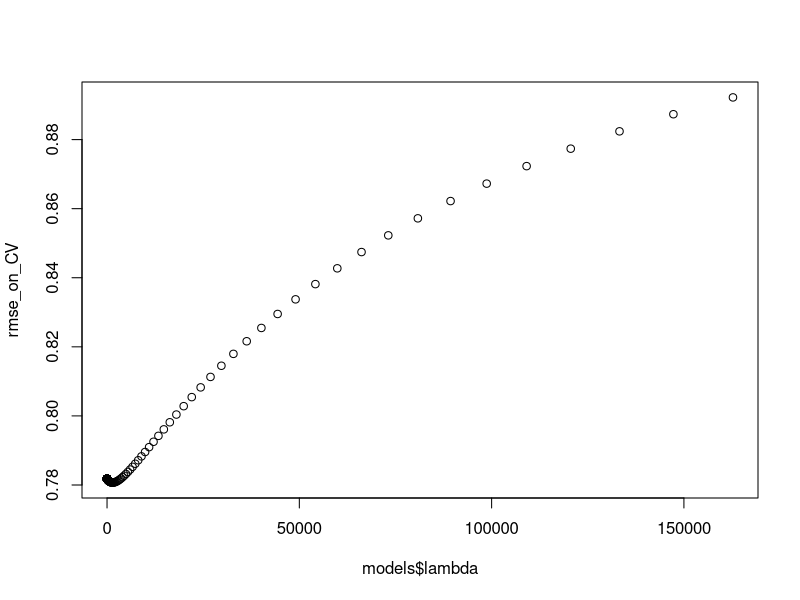
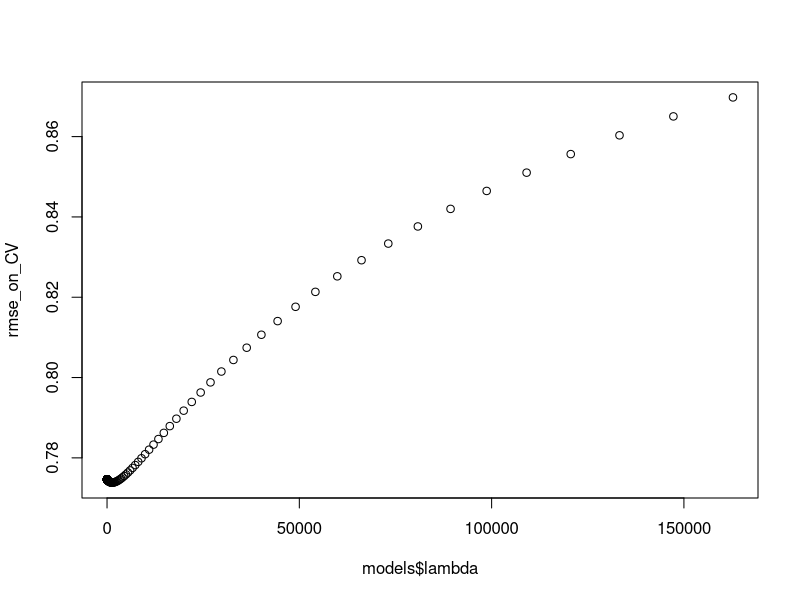
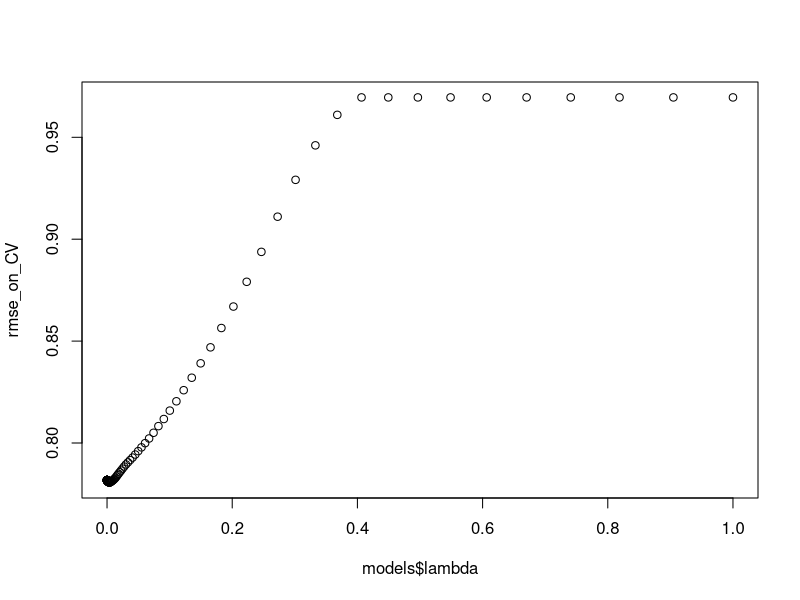
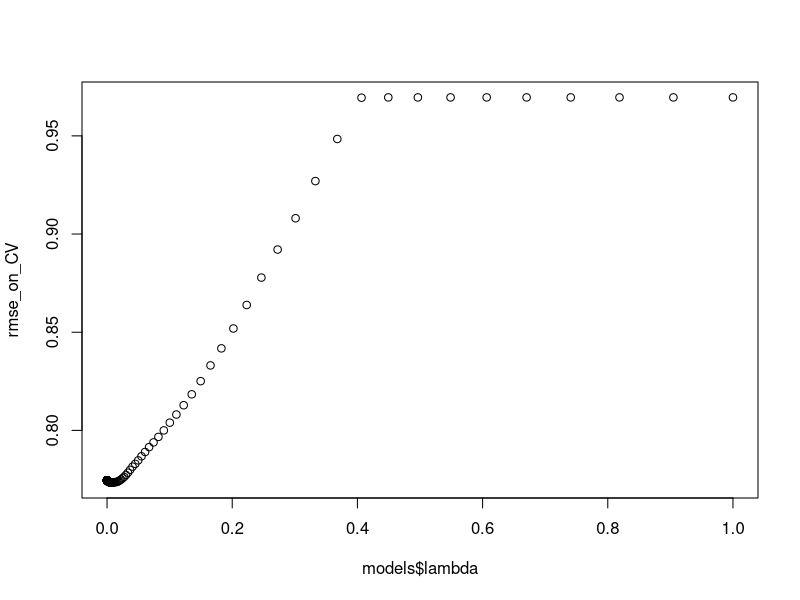
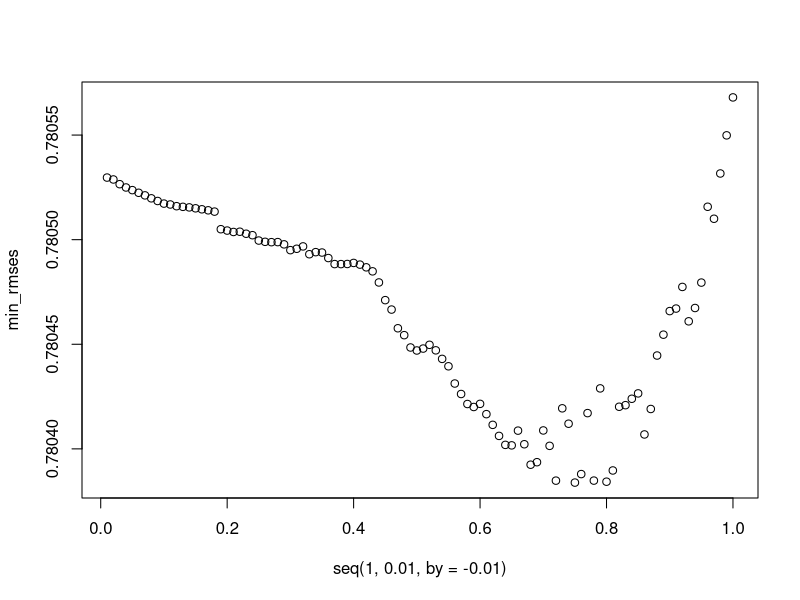
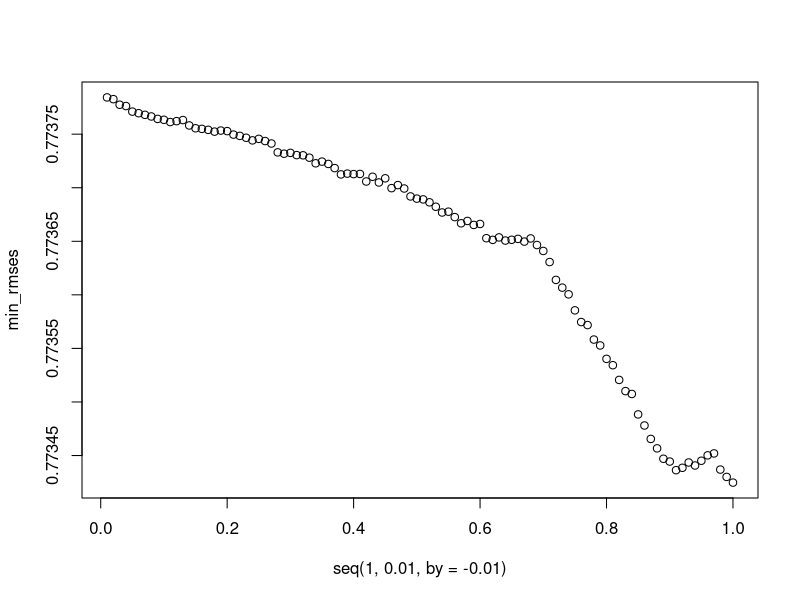
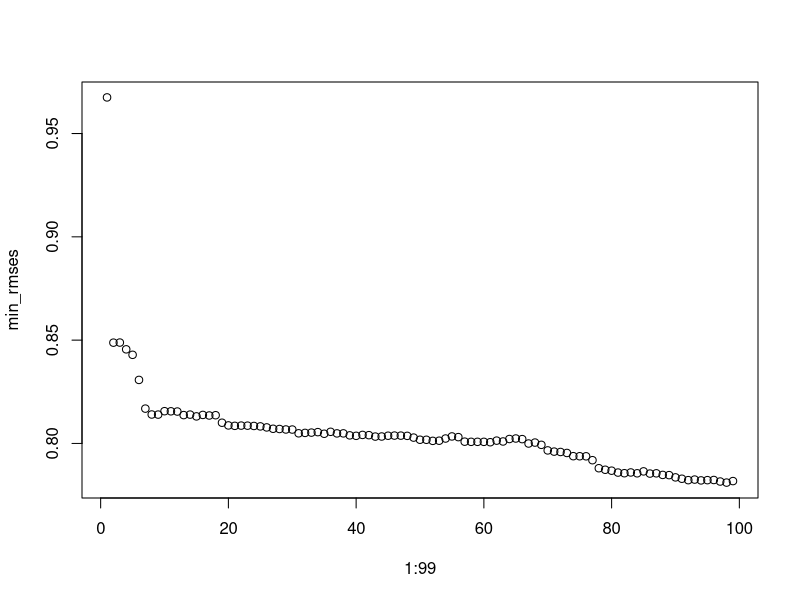
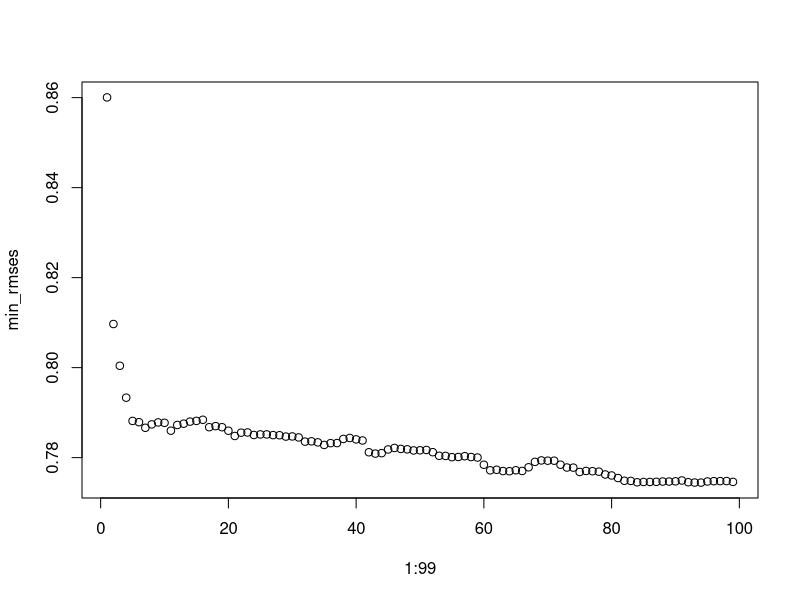

These charts were generated, in order, by the following R code: (Note: this script raises an error after producing the figures.)
## ---- chunk 1
knitr::opts_chunk$set(echo = TRUE)
## ---- chunk 2
tr <- read.table("./data/train_ratings_all.dat", header = F, sep = "\t")
tr_pr <- read.csv("./data/Train_Features_Processed.csv")[, 2:100]
tr_y <- read.table("./data/train_y_rating.dat", header = F, sep = "\t")
movie_info <- read.table("./data/movie_titles.txt", header = F, sep = ',')
## ---- chunk 3
colnames(movie_info) <- c("Release Years", "Names", "Genres")
colnames(tr) <- movie_info$Names
colnames(tr_pr) <- movie_info$Names
colnames(tr_y) <- c('y')
## ---- chunk 4
tr_pca <- prcomp(tr,retx = T, center = T, scale = F)$x
tr_pr_pca <- prcomp(tr_pr,retx = T, center = T, scale = F)$x
## ---- chunk 5
CV_subset <- sample(10000, 1500)

CV_y <- tr_y[CV_subset, ]
tr_y <- tr_y[-CV_subset, ]

CV <- tr[CV_subset, ]
tr <- tr[-CV_subset, ]

CV_pr <- tr_pr[CV_subset, ]
tr_pr <- tr_pr[-CV_subset, ]

CV_pca <- tr_pca[CV_subset, ]
tr_pca <- tr_pca[-CV_subset, ]

CV_pr_pca <- tr_pr_pca[CV_subset, ]
tr_pr_pca <- tr_pr_pca[-CV_subset, ]
## ---- chunk 6
rmse <- function(true_labels, pred_labels){
  return (sqrt(mean((true_labels-pred_labels)^2)))
}
## ---- chunk 7
lin_model <- lm(y~., data=data.frame(tr, y=tr_y))
baseline <- rmse(CV_y, predict(lin_model, newdata = data.frame(CV)))
baseline
## ---- chunk 8
lin_model <- lm(y~., data=data.frame(tr_pr, y=tr_y))
score <- rmse(CV_y, predict(lin_model, newdata = data.frame(CV_pr)))
(baseline / score - 1) * 100
diff <- c(baseline, score)
names(diff) <- c("baseline", "score")
diff
## ---- chunk 9
lin_model <- lm(y~., data=data.frame(tr, y=tr_y))
score <- rmse(CV_y, pmax(pmin(predict(lin_model, newdata = data.frame(CV)), 5), 1))
(baseline / score - 1) * 100
diff[2] <- score
diff
## ---- chunk 10
lin_model <- lm(y~., data=data.frame(tr_pr, y=tr_y))
score <- rmse(CV_y, pmax(pmin(predict(lin_model, newdata = data.frame(CV_pr)), 5), 1))
(baseline / score - 1) * 100
diff[2] <- score
diff
## ---- chunk 11
library(MASS)
lambdas <- exp(seq(-15, 12, by = 0.1))
models <- lm.ridge(y~., data = data.frame(tr, y=tr_y), lambda = lambdas)
preds_on_CV <- pmin(pmax(as.matrix(CV) %*% t(coef(models)[, -1]) + rep(1, length(CV_y)) %o% coef(models)[, 1], 1), 5)
rmse_on_CV <- apply(preds_on_CV, 2, rmse, true_labels = CV_y)
plot(models$lambda, rmse_on_CV)
score <- min(rmse_on_CV)
(baseline / score - 1) * 100
diff[2] <- score
diff
## ---- chunk 12
models <- lm.ridge(y~., data = data.frame(tr_pr, y=tr_y), lambda = lambdas)
preds_on_CV <- pmin(pmax(as.matrix(CV_pr) %*% t(coef(models)[, -1]) + rep(1, length(CV_y)) %o% coef(models)[, 1], 1), 5)
rmse_on_CV <- apply(preds_on_CV, 2, rmse, true_labels = CV_y)
plot(models$lambda, rmse_on_CV)
score <- min(rmse_on_CV)
(baseline / score - 1) * 100
diff[2] <- score
diff
## ---- chunk 13
library(glmnet)
lambdas <- exp(seq(-15, 0, by = 0.1))
models <- glmnet(tr, tr_y, lambda = lambdas,
                 family = "gaussian",
                 intercept = T, alpha = 1)
preds_on_CV <- pmin(pmax(predict(models, newx = as.matrix(CV)), 1), 5)
rmse_on_CV <- apply(preds_on_CV, 2, rmse, true_labels = CV_y)
plot(models$lambda, rmse_on_CV)
score <- min(rmse_on_CV)
(baseline / score - 1) * 100
diff[2] <- score
diff
## ---- chunk 14
models <- glmnet(tr_pr, tr_y, lambda = lambdas,
                 family = "gaussian",
                 intercept = T, alpha = 1)
preds_on_CV <- pmin(pmax(predict(models, newx = as.matrix(CV_pr)), 1), 5)
rmse_on_CV <- apply(preds_on_CV, 2, rmse, true_labels = CV_y)
plot(models$lambda, rmse_on_CV)
score <- min(rmse_on_CV)
(baseline / score - 1) * 100
diff[2] <- score
diff
## ---- chunk 15
min_rmses <- rep(0, 100)
for (a in 1:100) {
  lambdas <- exp(seq(-15, 0, by = 0.1))
  models <- glmnet(tr, tr_y, lambda = lambdas,
                   family = "gaussian",
                   intercept = T, alpha = (1/a))
  preds_on_CV <- pmin(pmax(predict(models, newx = as.matrix(CV)), 1), 5)
  rmse_on_CV <- apply(preds_on_CV, 2, rmse, true_labels = CV_y)
  min_rmses[a] <- min(rmse_on_CV)
}
plot(seq(1, 0.01, by=-0.01), min_rmses)
score <- min(min_rmses)
(baseline / score - 1) * 100
diff[2] <- score
diff
## ---- chunk 16
min_rmses <- rep(0, 100)
for (a in 1:100) {
  lambdas <- exp(seq(-15, 0, by = 0.1))
  models <- glmnet(tr_pr, tr_y, lambda = lambdas,
                   family = "gaussian",
                   intercept = T, alpha = (1/a))
  preds_on_CV <- pmin(pmax(predict(models, newx = as.matrix(CV_pr)), 1), 5)
  rmse_on_CV <- apply(preds_on_CV, 2, rmse, true_labels = CV_y)
  min_rmses[a] <- min(rmse_on_CV)
}
plot(seq(1, 0.01, by=-0.01), min_rmses)
score <- min(min_rmses)
(baseline / score - 1) * 100
diff[2] <- score
diff
## ---- chunk 17
min_rmses <- rep(1, 99)
for (i in 1:99){
  lin_model <- lm(y~., data=data.frame(X=tr_pca[, 1:i], y=tr_y))
  min_rmses[i] <- rmse(CV_y, pmax(pmin(predict(lin_model, newdata = data.frame(X=CV_pca[, 1:i])), 5), 1))
}
plot(1:99, min_rmses)
score <- min(min_rmses)
(baseline/score - 1) * 100
diff <- c(baseline, score)
names(diff) <- c("baseline", "score")
diff
## ---- chunk 18
min_rmses <- rep(1, 99)
for (i in 1:99){
  lin_model <- lm(y~., data=data.frame(X=tr_pr_pca[, 1:i], y=tr_y))
  min_rmses[i] <- rmse(CV_y, pmax(pmin(predict(lin_model, newdata = data.frame(X=CV_pr_pca[, 1:i])), 5), 1))
}
plot(1:99, min_rmses)
score <- min(min_rmses)
(baseline/score - 1) * 100
diff <- c(baseline, score)
names(diff) <- c("baseline", "score")
diff
## ---- chunk 19
lambdas <- exp(seq(-15, 12, by = 0.1))
models <- lm.ridge(y~., data = data.frame(tr_pca, y=tr_y), lambda = lambdas)
preds_on_CV <- pmin(pmax(as.matrix(CV_pca) %*% t(coef(models)[, -1]) + rep(1, length(CV_y)) %o% coef(models)[, 1], 1), 5)
rmse_on_CV <- apply(preds_on_CV, 2, rmse, true_labels = CV_y)
plot(models$lambda, rmse_on_CV)
score <- min(rmse_on_CV)
(baseline / score - 1) * 100
diff[2] <- score
diff
## ---- chunk 20
models <- lm.ridge(y~., data = data.frame(tr_pr_pca, y=tr_y), lambda = lambdas)
preds_on_CV <- pmin(pmax(as.matrix(CV_pr_pca) %*% t(coef(models)[, -1]) + rep(1, length(CV_y)) %o% coef(models)[, 1], 1), 5)
rmse_on_CV <- apply(preds_on_CV, 2, rmse, true_labels = CV_y)
plot(models$lambda, rmse_on_CV)
score <- min(rmse_on_CV)
(baseline / score - 1) * 100
diff[2] <- score
diff
## ---- chunk 21
lambdas <- exp(seq(-15, 0, by = 0.1))
models <- glmnet(tr_pca, tr_y, lambda = lambdas,
                 family = "gaussian",
                 intercept = T, alpha = 1)
preds_on_CV <- pmin(pmax(predict(models, newx = as.matrix(CV_pca)), 1), 5)
rmse_on_CV <- apply(preds_on_CV, 2, rmse, true_labels = CV_y)
plot(models$lambda, rmse_on_CV)
score <- min(rmse_on_CV)
(baseline / score - 1) * 100
diff[2] <- score
diff
## ---- chunk 22
models <- glmnet(tr_pr_pca, tr_y, lambda = lambdas,
                 family = "gaussian",
                 intercept = T, alpha = 1)
preds_on_CV <- pmin(pmax(predict(models, newx = as.matrix(CV_pr_pca)), 1), 5)
rmse_on_CV <- apply(preds_on_CV, 2, rmse, true_labels = CV_y)
plot(models$lambda, rmse_on_CV)
score <- min(rmse_on_CV)
(baseline / score - 1) * 100
diff[2] <- score
diff
## ---- chunk 23
min_rmses <- rep(0, 100)
for (a in 1:100) {
  lambdas <- exp(seq(-15, 0, by = 0.1))
  models <- glmnet(tr_pca, tr_y, lambda = lambdas,
                   family = "gaussian",
                   intercept = T, alpha = (1/a))
  preds_on_CV <- pmin(pmax(predict(models, newx = as.matrix(CV_pca)), 1), 5)
  rmse_on_CV <- apply(preds_on_CV, 2, rmse, true_labels = CV_y)
  min_rmses[a] <- min(rmse_on_CV)
}
plot(seq(1, 0.01, by=-0.01), min_rmses)
score <- min(min_rmses)
(baseline / score - 1) * 100
diff[2] <- score
diff
## ---- chunk 24
min_rmses <- rep(0, 100)
for (a in 1:100) {
  lambdas <- exp(seq(-15, 0, by = 0.1))
  models <- glmnet(tr_pr_pca, tr_y, lambda = lambdas,
                   family = "gaussian",
                   intercept = T, alpha = (1/a))
  preds_on_CV <- pmin(pmax(predict(models, newx = as.matrix(CV_pr_pca)), 1), 5)
  rmse_on_CV <- apply(preds_on_CV, 2, rmse, true_labels = CV_y)
  min_rmses[a] <- min(rmse_on_CV)
}
plot(seq(1, 0.01, by=-0.01), min_rmses)
score <- min(min_rmses)
(baseline / score - 1) * 100
diff[2] <- score
diff
## ---- chunk 25
train_features <- rbind(tr_pr_pca, CV_pr_pca)
train_labels <- c(tr_y, CV_y)
test_features <- prcomp(read.csv("./data/Test_Features_Processed.csv")[, 2:100], 
       retx = T, center = T, scale = F)$x
## ---- chunk 26
min_rmse <- 1
min_index <- 0
for (i in 1:99){
  lin_model <- lm(y~., data=data.frame(X=tr_pr_pca[, 1:i], y=tr_y))
  curr_mse <- rmse(CV_y, pmax(pmin(predict(lin_model, newdata = data.frame(X=CV_pr_pca[, 1:i])), 5), 1))
  if (curr_mse <= min_rmse){
    min_rmse <- curr_mse
    min_index = i
  }
}
lin_model <- lm(y~., data=data.frame(X=train_features[, 1:min_index], y=train_labels))
preds_on_train <- pmax(pmin(predict(lin_model, newdata = data.frame(X=train_features[, 1:min_index])), 5), 1)
rmse(train_labels, preds_on_train)
preds_on_test <- pmax(pmin(predict(lin_model, newdata = data.frame(X=test_features[, 1:min_index])), 5), 1)
write.csv(preds_on_test, "./attempts/Third_Try.csv")
